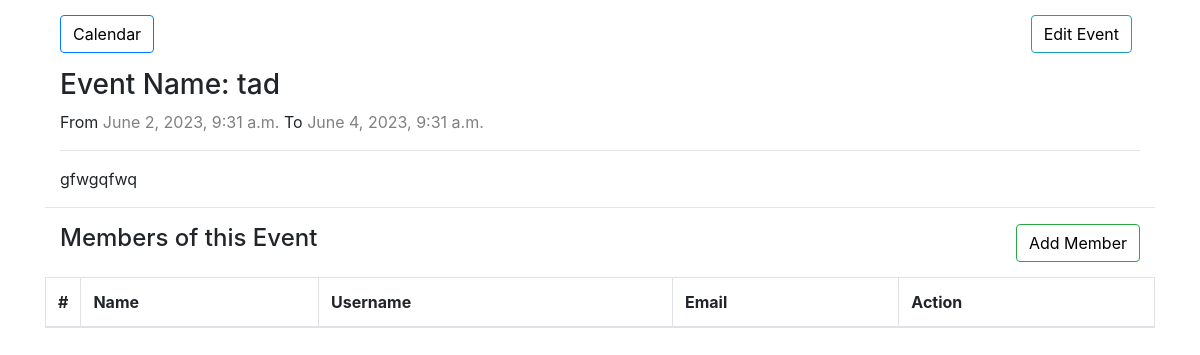
The page /event/2/details/ (signed in) on the database its author committed.
### calendarapp/models/event.py (models this page shows, shortened)
class Event(EventAbstract):
    user = models.ForeignKey(User, on_delete=models.CASCADE, related_name="events")
    title = models.CharField(max_length=200, unique=True)
    description = models.TextField()
    start_time = models.DateTimeField()
    end_time = models.DateTimeField()
    objects = EventManager()

### calendarapp/views/other_views.py (the view)
# urls.py: path("event/<int:event_id>/details/", views.event_details, name="event-detail"),
@login_required(login_url="signup")
def event_details(request, event_id):
    event = Event.objects.get(id=event_id)
    eventmember = EventMember.objects.filter(event=event)
    context = {"event": event, "eventmember": eventmember}
    return render(request, "event-details.html", context)

### templates/event-details.html (shortened to what this page needs)
{% extends 'base.html' %}
{% block content %}
    <div class="container">
        <div class="clearfix">
            <a class="btn btn-primary left" href="{% url 'calendarapp:calendar' %}"> Calendar </a>
            <a class="btn btn-info right mr-2" href="{% url 'calendarapp:event_edit' event.pk %}"> Edit Event </a>
        </div>
        <div class="clearfix">
            <h3>Event Name: {{ event.title }}</h3>
            <p>From <span style="color: gray;">{{ event.start_time }}</span> To <span style="color: gray;">{{ event.end_time }}</span></p>
            <hr>
            <p>{{ event.description }}</p>
        </div>
        <hr>
        <div class="clearfix">
            <h4 class="left" > Members of this Event</h4>
            <a class="btn btn-success right" href="{% url 'calendarapp:add_eventmember' event.id %}"> Add Member </a>
        </div>
        <table class="table table-bordered">
            <thead>
                <tr>
                  <th style="width: 10px">#</th>
                  <th>Name</th>
                  <th>Username</th>
                  <th>Email</th>
                  <th>Action</th>
                </tr>
              </thead>
        </table>
    </div>
{% endblock %}

### static/css/calender.css (style rules this page uses)
a { color: #b81717; }
.left { float: left; }
.right { float: right; }
.btn { outline: none; color: black; background-color: transparent; box-shadow: 0 0 0 0; }
.clearfix { margin: 15px; }

### rows shown on the page
Event: title "tad", start_time "June 2, 2023, 9:31 a.m.", end_time "June 4, 2023, 9:31 a.m.", description "gfwgqfwq"
